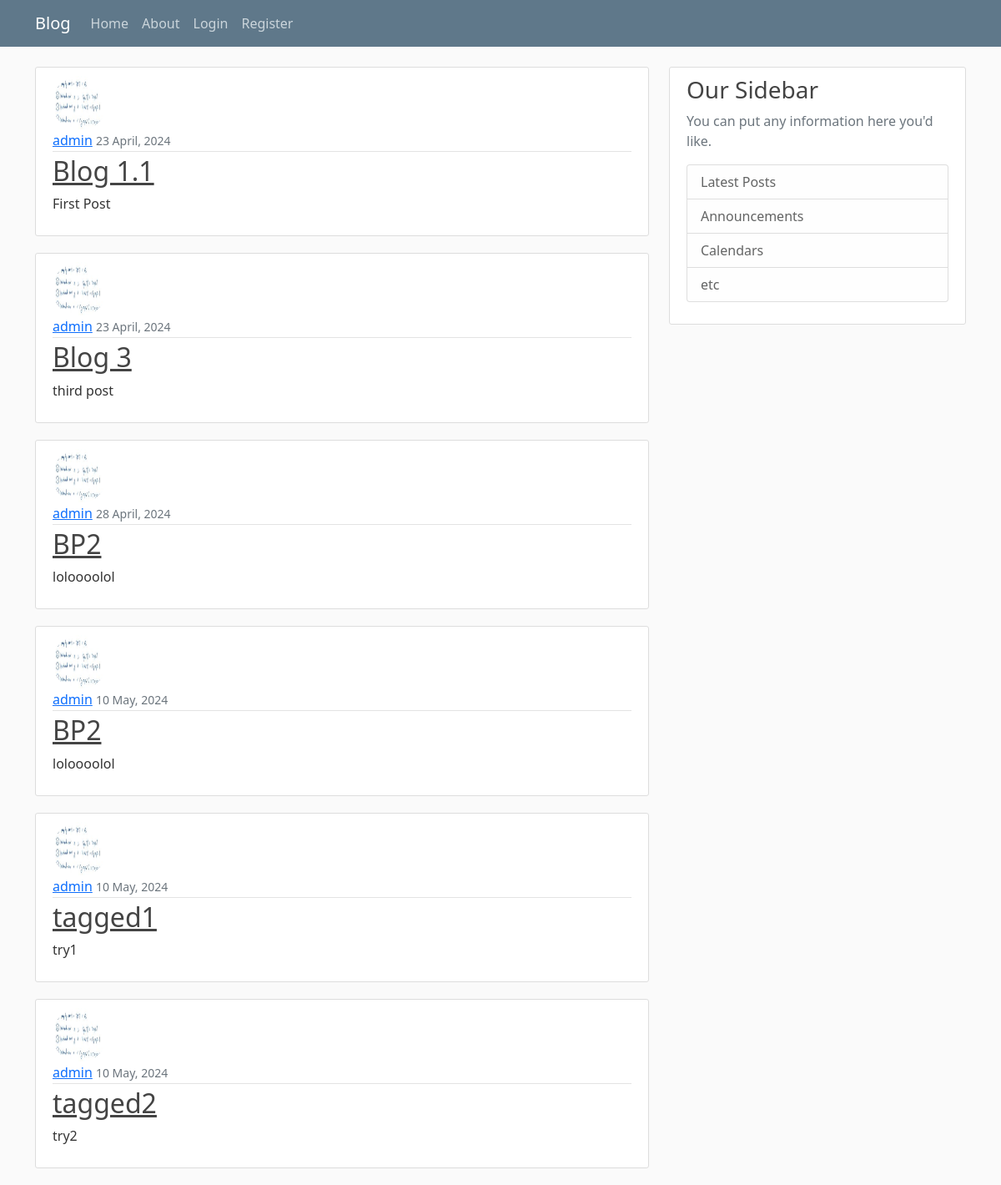
Before: /blog/filter/ with the older database file.
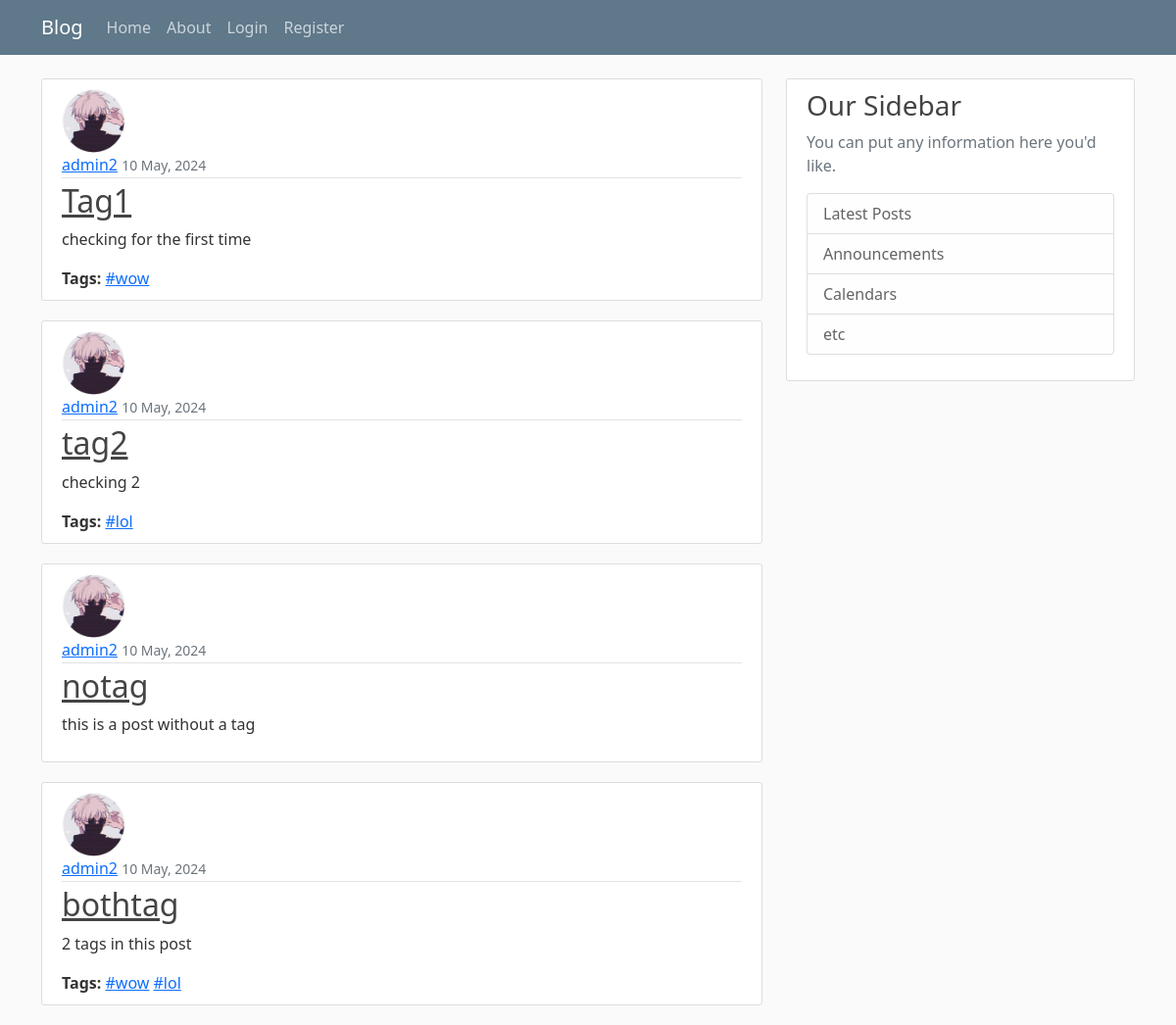
After: the same page with the newer database file.
### blog/models.py (models this page shows, shortened)
class Post(models.Model):
    title = models.CharField(max_length=100)
    content = models.TextField()
    date = models.DateTimeField(default=timezone.now)
    author = models.ForeignKey(User, on_delete=models.CASCADE)
    tags = models.ManyToManyField(Tag, blank=True)

class Tag(models.Model):
    name = models.CharField(max_length=50, unique=True)

### users/models.py (models this page shows, shortened)
class Profile(models.Model):
    user = models.OneToOneField(User, on_delete=models.CASCADE)
    image = models.ImageField(default='default.jpg', upload_to='profile_pics')

### blog/views.py (the view)
# urls.py: path('', PostListView.as_view(), name='blog-home'),
def home(request):
    context = {
        'posts': Post.objects.all()
    }
    return render(request, 'blog/home.html', context)

### blog/templates/blog/home.html
{% extends "blog/base.html" %}
{% block content %}
    {% for post in posts %}
        <article class="media content-section">
            <img class="rounded-circle article-img" src="{{ post.author.profile.image.url }}">
            <div class="media-body">
                <div class="article-metadata">
                  <a class="mr-2" href="#">{{ post.author }}</a>
                  <small class="text-muted">{{ post.date|date:"d F, Y" }}</small>
                </div>
                <h2><a class="article-title" href="{% url 'post-detail' post.id %}">{{ post.title }}</a></h2>
                <p class="article-content">{{ post.content }}</p>
                {% if post.tags.exists %}
                <div class="article-tags">
                    <strong>Tags:</strong>
                    {% for tag in post.tags.all %}
                        <a href="{% url 'search-tags' tag.name %}">#{{ tag.name }}</a>
                    {% endfor %}
                </div>
                {% endif %}
            </div>
        </article>
    {% endfor %}
{% endblock content %}

Changed rows visible on the page:
removed Post: author.profile.image (picture), author "admin", date "23 April, 2024", title "Blog 1.1", content "First Post"
removed Post: author.profile.image (picture), author "admin", date "23 April, 2024", title "Blog 3", content "third post"
removed Post: author.profile.image (picture), author "admin", date "28 April, 2024", title "BP2", content "loloooolol"
removed Post: author.profile.image (picture), author "admin", date "10 May, 2024", title "BP2", content "loloooolol"
removed Post: author.profile.image (picture), author "admin", date "10 May, 2024", title "tagged1", content "try1"
removed Post: author.profile.image (picture), author "admin", date "10 May, 2024", title "tagged2", content "try2"
added Post: author.profile.image (placeholder picture), author "admin2", date "10 May, 2024", title "Tag1", content "checking for the first time"
added Tag: name "wow"
added Post: author.profile.image (placeholder picture), author "admin2", date "10 May, 2024", title "tag2", content "checking 2"
added Tag: name "lol"
added Post: author.profile.image (placeholder picture), author "admin2", date "10 May, 2024", title "notag", content "this is a post without a tag"
added Post: author.profile.image (placeholder picture), author "admin2", date "10 May, 2024", title "bothtag", content "2 tags in this post"
